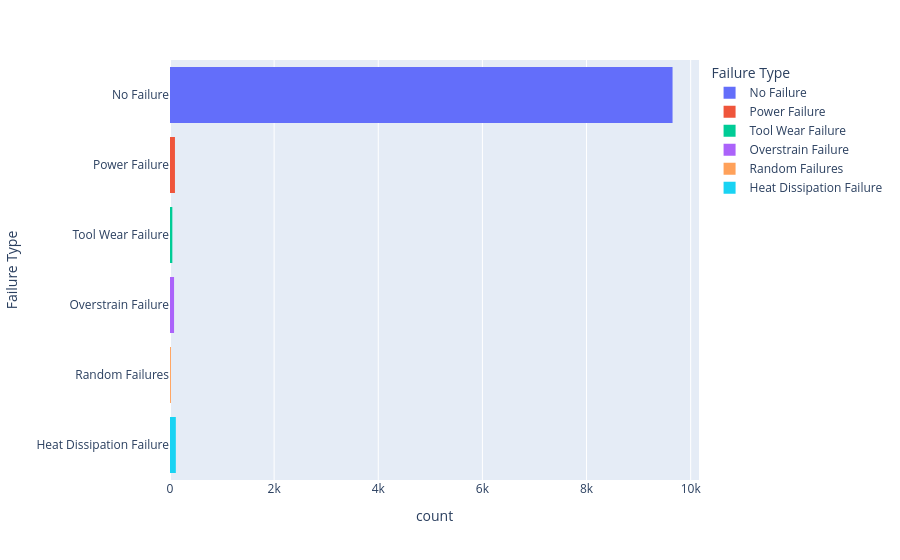

Source (notebook cell):
### Code cell
# display class distribution of the target variable
px.histogram(df_base, y="Failure Type", color="Failure Type")

### Figure 1 — Plotly figure (JSON) as saved in the notebook; plotly's stock layout.template omitted (floating-point values rounded to 4 significant figures; data arrays with more than 128 entries replaced by an {"elided": "..."} marker saying what was removed)
{"data": [{"alignmentgroup": "True", "bingroup": "y", "hovertemplate": "Failure Type=%{y}<br>count=%{x}<extra></extra>", "legendgroup": "No Failure", "marker": {"color": "#636efa", "pattern": {"shape": ""}}, "name": "No Failure", "offsetgroup": "No Failure", "orientation": "h", "showlegend": true, "type": "histogram", "xaxis": "x", "y": {"elided": "9652 str values"}, "yaxis": "y"}, {"alignmentgroup": "True", "bingroup": "y", "hovertemplate": "Failure Type=%{y}<br>count=%{x}<extra></extra>", "legendgroup": "Power Failure", "marker": {"color": "#EF553B", "pattern": {"shape": ""}}, "name": "Power Failure", "offsetgroup": "Power Failure", "orientation": "h", "showlegend": true, "type": "histogram", "xaxis": "x", "y": ["Power Failure", "Power Failure", "Power Failure", "Power Failure", "Power Failure", "Power Failure", "Power Failure", "Power Failure", "Power Failure", "Power Failure", "Power Failure", "Power Failure", "Power Failure", "Power Failure", "Power Failure", "Power Failure", "Power Failure", "Power Failure", "Power Failure", "Power Failure", "Power Failure", "Power Failure", "Power Failure", "Power Failure", "Power Failure", "Power Failure", "Power Failure", "Power Failure", "Power Failure", "Power Failure", "Power Failure", "Power Failure", "Power Failure", "Power Failure", "Power Failure", "Power Failure", "Power Failure", "Power Failure", "Power Failure", "Power Failure", "Power Failure", "Power Failure", "Power Failure", "Power Failure", "Power Failure", "Power Failure", "Power Failure", "Power Failure", "Power Failure", "Power Failure", "Power Failure", "Power Failure", "Power Failure", "Power Failure", "Power Failure", "Power Failure", "Power Failure", "Power Failure", "Power Failure", "Power Failure", "Power Failure", "Power Failure", "Power Failure", "Power Failure", "Power Failure", "Power Failure", "Power Failure", "Power Failure", "Power Failure", "Power Failure", "Power Failure", "Power Failure", "Power Failure", "Power Failure", "Power Failure", "Power Failure", "Power Failure", "Power Failure", "Power Failure", "Power Failure", "Power Failure", "Power Failure", "Power Failure", "Power Failure", "Power Failure", "Power Failure", "Power Failure", "Power Failure", "Power Failure", "Power Failure", "Power Failure", "Power Failure", "Power Failure", "Power Failure", "Power Failure"], "yaxis": "y"}, {"alignmentgroup": "True", "bingroup": "y", "hovertemplate": "Failure Type=%{y}<br>count=%{x}<extra></extra>", "legendgroup": "Tool Wear Failure", "marker": {"color": "#00cc96", "pattern": {"shape": ""}}, "name": "Tool Wear Failure", "offsetgroup": "Tool Wear Failure", "orientation": "h", "showlegend": true, "type": "histogram", "xaxis": "x", "y": ["Tool Wear Failure", "Tool Wear Failure", "Tool Wear Failure", "Tool Wear Failure", "Tool Wear Failure", "Tool Wear Failure", "Tool Wear Failure", "Tool Wear Failure", "Tool Wear Failure", "Tool Wear Failure", "Tool Wear Failure", "Tool Wear Failure", "Tool Wear Failure", "Tool Wear Failure", "Tool Wear Failure", "Tool Wear Failure", "Tool Wear Failure", "Tool Wear Failure", "Tool Wear Failure", "Tool Wear Failure", "Tool Wear Failure", "Tool Wear Failure", "Tool Wear Failure", "Tool Wear Failure", "Tool Wear Failure", "Tool Wear Failure", "Tool Wear Failure", "Tool Wear Failure", "Tool Wear Failure", "Tool Wear Failure", "Tool Wear Failure", "Tool Wear Failure", "Tool Wear Failure", "Tool Wear Failure", "Tool Wear Failure", "Tool Wear Failure", "Tool Wear Failure", "Tool Wear Failure", "Tool Wear Failure", "Tool Wear Failure", "Tool Wear Failure", "Tool Wear Failure", "Tool Wear Failure", "Tool Wear Failure", "Tool Wear Failure"], "yaxis": "y"}, {"alignmentgroup": "True", "bingroup": "y", "hovertemplate": "Failure Type=%{y}<br>count=%{x}<extra></extra>", "legendgroup": "Overstrain Failure", "marker": {"color": "#ab63fa", "pattern": {"shape": ""}}, "name": "Overstrain Failure", "offsetgroup": "Overstrain Failure", "orientation": "h", "showlegend": true, "type": "histogram", "xaxis": "x", "y": ["Overstrain Failure", "Overstrain Failure", "Overstrain Failure", "Overstrain Failure", "Overstrain Failure", "Overstrain Failure", "Overstrain Failure", "Overstrain Failure", "Overstrain Failure", "Overstrain Failure", "Overstrain Failure", "Overstrain Failure", "Overstrain Failure", "Overstrain Failure", "Overstrain Failure", "Overstrain Failure", "Overstrain Failure", "Overstrain Failure", "Overstrain Failure", "Overstrain Failure", "Overstrain Failure", "Overstrain Failure", "Overstrain Failure", "Overstrain Failure", "Overstrain Failure", "Overstrain Failure", "Overstrain Failure", "Overstrain Failure", "Overstrain Failure", "Overstrain Failure", "Overstrain Failure", "Overstrain Failure", "Overstrain Failure", "Overstrain Failure", "Overstrain Failure", "Overstrain Failure", "Overstrain Failure", "Overstrain Failure", "Overstrain Failure", "Overstrain Failure", "Overstrain Failure", "Overstrain Failure", "Overstrain Failure", "Overstrain Failure", "Overstrain Failure", "Overstrain Failure", "Overstrain Failure", "Overstrain Failure", "Overstrain Failure", "Overstrain Failure", "Overstrain Failure", "Overstrain Failure", "Overstrain Failure", "Overstrain Failure", "Overstrain Failure", "Overstrain Failure", "Overstrain Failure", "Overstrain Failure", "Overstrain Failure", "Overstrain Failure", "Overstrain Failure", "Overstrain Failure", "Overstrain Failure", "Overstrain Failure", "Overstrain Failure", "Overstrain Failure", "Overstrain Failure", "Overstrain Failure", "Overstrain Failure", "Overstrain Failure", "Overstrain Failure", "Overstrain Failure", "Overstrain Failure", "Overstrain Failure", "Overstrain Failure", "Overstrain Failure", "Overstrain Failure", "Overstrain Failure"], "yaxis": "y"}, {"alignmentgroup": "True", "bingroup": "y", "hovertemplate": "Failure Type=%{y}<br>count=%{x}<extra></extra>", "legendgroup": "Random Failures", "marker": {"color": "#FFA15A", "pattern": {"shape": ""}}, "name": "Random Failures", "offsetgroup": "Random Failures", "orientation": "h", "showlegend": true, "type": "histogram", "xaxis": "x", "y": ["Random Failures", "Random Failures", "Random Failures", "Random Failures", "Random Failures", "Random Failures", "Random Failures", "Random Failures", "Random Failures", "Random Failures", "Random Failures", "Random Failures", "Random Failures", "Random Failures", "Random Failures", "Random Failures", "Random Failures", "Random Failures"], "yaxis": "y"}, {"alignmentgroup": "True", "bingroup": "y", "hovertemplate": "Failure Type=%{y}<br>count=%{x}<extra></extra>", "legendgroup": "Heat Dissipation Failure", "marker": {"color": "#19d3f3", "pattern": {"shape": ""}}, "name": "Heat Dissipation Failure", "offsetgroup": "Heat Dissipation Failure", "orientation": "h", "showlegend": true, "type": "histogram", "xaxis": "x", "y": ["Heat Dissipation Failure", "Heat Dissipation Failure", "Heat Dissipation Failure", "Heat Dissipation Failure", "Heat Dissipation Failure", "Heat Dissipation Failure", "Heat Dissipation Failure", "Heat Dissipation Failure", "Heat Dissipation Failure", "Heat Dissipation Failure", "Heat Dissipation Failure", "Heat Dissipation Failure", "Heat Dissipation Failure", "Heat Dissipation Failure", "Heat Dissipation Failure", "Heat Dissipation Failure", "Heat Dissipation Failure", "Heat Dissipation Failure", "Heat Dissipation Failure", "Heat Dissipation Failure", "Heat Dissipation Failure", "Heat Dissipation Failure", "Heat Dissipation Failure", "Heat Dissipation Failure", "Heat Dissipation Failure", "Heat Dissipation Failure", "Heat Dissipation Failure", "Heat Dissipation Failure", "Heat Dissipation Failure", "Heat Dissipation Failure", "Heat Dissipation Failure", "Heat Dissipation Failure", "Heat Dissipation Failure", "Heat Dissipation Failure", "Heat Dissipation Failure", "Heat Dissipation Failure", "Heat Dissipation Failure", "Heat Dissipation Failure", "Heat Dissipation Failure", "Heat Dissipation Failure", "Heat Dissipation Failure", "Heat Dissipation Failure", "Heat Dissipation Failure", "Heat Dissipation Failure", "Heat Dissipation Failure", "Heat Dissipation Failure", "Heat Dissipation Failure", "Heat Dissipation Failure", "Heat Dissipation Failure", "Heat Dissipation Failure", "Heat Dissipation Failure", "Heat Dissipation Failure", "Heat Dissipation Failure", "Heat Dissipation Failure", "Heat Dissipation Failure", "Heat Dissipation Failure", "Heat Dissipation Failure", "Heat Dissipation Failure", "Heat Dissipation Failure", "Heat Dissipation Failure", "Heat Dissipation Failure", "Heat Dissipation Failure", "Heat Dissipation Failure", "Heat Dissipation Failure", "Heat Dissipation Failure", "Heat Dissipation Failure", "Heat Dissipation Failure", "Heat Dissipation Failure", "Heat Dissipation Failure", "Heat Dissipation Failure", "Heat Dissipation Failure", "Heat Dissipation Failure", "Heat Dissipation Failure", "Heat Dissipation Failure", "Heat Dissipation Failure", "Heat Dissipation Failure", "Heat Dissipation Failure", "Heat Dissipation Failure", "Heat Dissipation Failure", "Heat Dissipation Failure", "Heat Dissipation Failure", "Heat Dissipation Failure", "Heat Dissipation Failure", "Heat Dissipation Failure", "Heat Dissipation Failure", "Heat Dissipation Failure", "Heat Dissipation Failure", "Heat Dissipation Failure", "Heat Dissipation Failure", "Heat Dissipation Failure", "Heat Dissipation Failure", "Heat Dissipation Failure", "Heat Dissipation Failure", "Heat Dissipation Failure", "Heat Dissipation Failure", "Heat Dissipation Failure", "Heat Dissipation Failure", "Heat Dissipation Failure", "Heat Dissipation Failure", "Heat Dissipation Failure", "Heat Dissipation Failure", "Heat Dissipation Failure", "Heat Dissipation Failure", "Heat Dissipation Failure", "Heat Dissipation Failure", "Heat Dissipation Failure", "Heat Dissipation Failure", "Heat Dissipation Failure", "Heat Dissipation Failure", "Heat Dissipation Failure", "Heat Dissipation Failure", "Heat Dissipation Failure"], "yaxis": "y"}], "layout": {"barmode": "relative", "legend": {"title": {"text": "Failure Type"}, "tracegroupgap": 0}, "margin": {"t": 60}, "xaxis": {"anchor": "y", "domain": [0, 1], "title": {"text": "count"}}, "yaxis": {"anchor": "x", "categoryarray": ["Heat Dissipation Failure", "Random Failures", "Overstrain Failure", "Tool Wear Failure", "Power Failure", "No Failure"], "categoryorder": "array", "domain": [0, 1], "title": {"text": "Failure Type"}}}}
